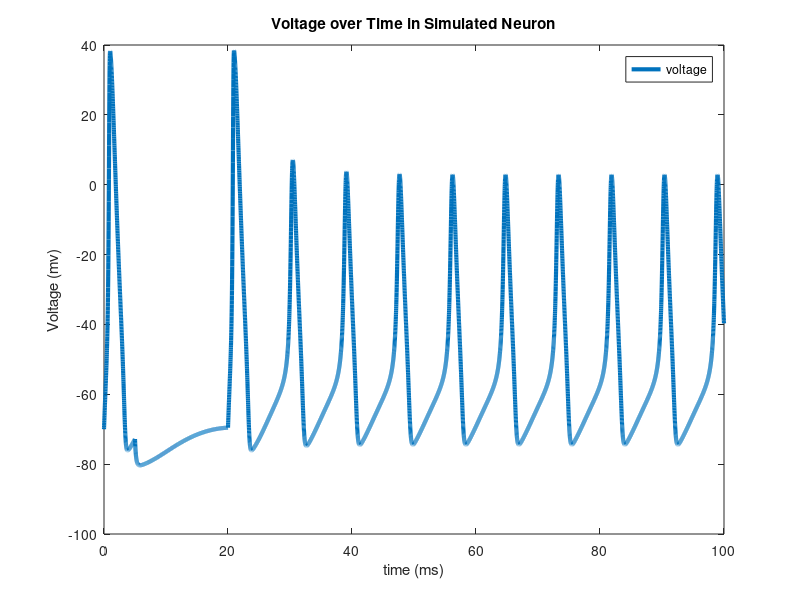
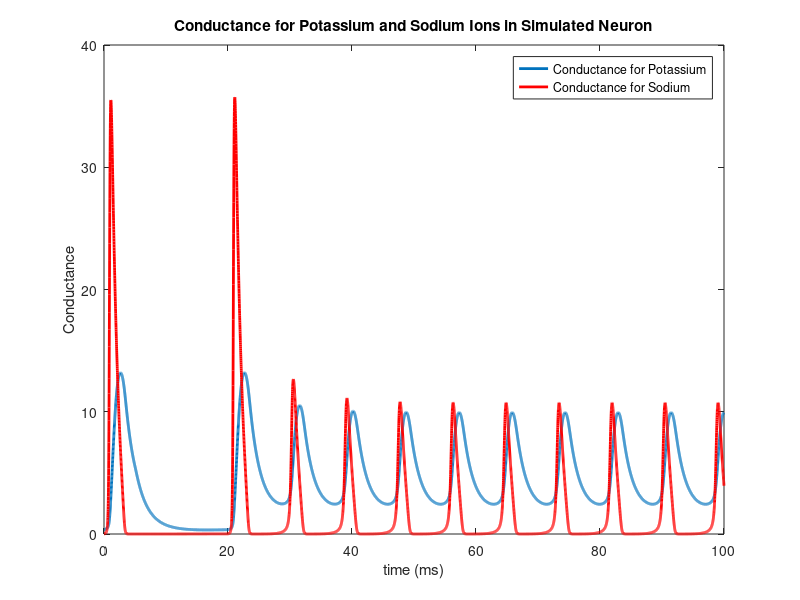

Here is the MATLAB script that generated these plots, in order:
%===simulation time===
simulationTime = 100; %in milliseconds
deltaT=.01;
t=0:deltaT:simulationTime;


%===specify the external current I===
changeTimes = 0; %in milliseconds
currentLevels = 50; %Change this to see effect of different currents on voltage (Suggested values: 3, 20, 50, 1000)

%Set externally applied current across time
%Here, first 500 timesteps are at current of 50, next 1500 timesteps at
%current of zero (resets resting potential of neuron), and the rest of
%timesteps are at constant current
I(1:500) = currentLevels; I(501:2000) = 0; I(2001:numel(t)) = currentLevels;
%Comment out the above line and uncomment the line below for constant current, and observe effects on voltage timecourse
%I(1:numel(t)) = currentLevels;


%===constant parameters===%
%All of these can be found in Table 3
gbar_K=36; gbar_Na=120; g_L=.3;
E_K = -12; E_Na=115; E_L=10.6;
C=1;


%===set the initial states===%
V=0; %Baseline voltage
alpha_n = .01 * ( (10-V) / (exp((10-V)/10)-1) ); %Equation 12
beta_n = .125*exp(-V/80); %Equation 13
alpha_m = .1*( (25-V) / (exp((25-V)/10)-1) ); %Equation 20
beta_m = 4*exp(-V/18); %Equation 21
alpha_h = .07*exp(-V/20); %Equation 23
beta_h = 1/(exp((30-V)/10)+1); %Equation 24

n(1) = alpha_n/(alpha_n+beta_n); %Equation 9
m(1) = alpha_m/(alpha_m+beta_m); %Equation 18
h(1) = alpha_h/(alpha_h+beta_h); %Equation 18


for i=1:numel(t)-1 %Compute coefficients, currents, and derivates at each time step
    
    %---calculate the coefficients---%
    %Equations here are same as above, just calculating at each time step
    alpha_n(i) = .01 * ( (10-V(i)) / (exp((10-V(i))/10)-1) );
    beta_n(i) = .125*exp(-V(i)/80);
    alpha_m(i) = .1*( (25-V(i)) / (exp((25-V(i))/10)-1) );
    beta_m(i) = 4*exp(-V(i)/18);
    alpha_h(i) = .07*exp(-V(i)/20);
    beta_h(i) = 1/(exp((30-V(i))/10)+1);
    
    
    %---calculate the currents---%
    I_Na = (m(i)^3) * gbar_Na * h(i) * (V(i)-E_Na); %Equations 3 and 14
    I_K = (n(i)^4) * gbar_K * (V(i)-E_K); %Equations 4 and 6
    I_L = g_L *(V(i)-E_L); %Equation 5
    I_ion = I(i) - I_K - I_Na - I_L; 
    
    
    %---calculate the derivatives using Euler first order approximation---%
    V(i+1) = V(i) + deltaT*I_ion/C;
    n(i+1) = n(i) + deltaT*(alpha_n(i) *(1-n(i)) - beta_n(i) * n(i)); %Equation 7
    m(i+1) = m(i) + deltaT*(alpha_m(i) *(1-m(i)) - beta_m(i) * m(i)); %Equation 15
    h(i+1) = h(i) + deltaT*(alpha_h(i) *(1-h(i)) - beta_h(i) * h(i)); %Equation 16

end


V = V-70; %Set resting potential to -70mv

%===plot Voltage===%
plot(t,V,'LineWidth',3)
hold on
legend({'voltage'})
ylabel('Voltage (mv)')
xlabel('time (ms)')
title('Voltage over Time in Simulated Neuron')


%===plot Conductance===%
figure
p1 = plot(t,gbar_K*n.^4,'LineWidth',2);
hold on
p2 = plot(t,gbar_Na*(m.^3).*h,'r','LineWidth',2);
legend([p1, p2], 'Conductance for Potassium', 'Conductance for Sodium')
ylabel('Conductance')
xlabel('time (ms)')
title('Conductance for Potassium and Sodium Ions in Simulated Neuron')
